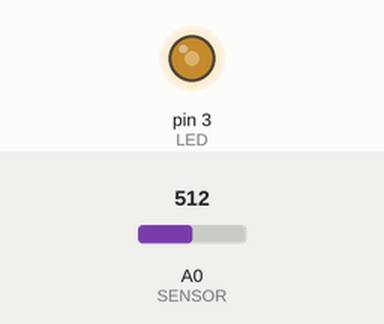
Simulated run of this sketch. Board: Arduino Uno, built with avr-gcc and run on an emulated ATmega328P. Parts: output pins drawn as LEDs (lit = HIGH). Inputs (shaded band) come from the test bench; at power-on: A0 (SENSOR) = 512.

Above: at 1.2 s.
1.3 s: A0 (SENSOR) set to 716
At 2.0 s:
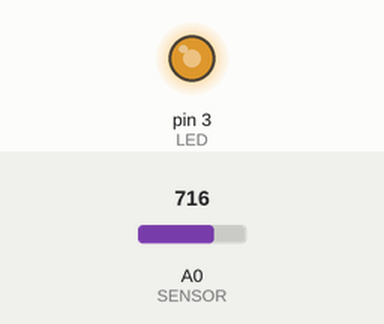
2.8 s: A0 (SENSOR) set to 900
At 3.2 s:
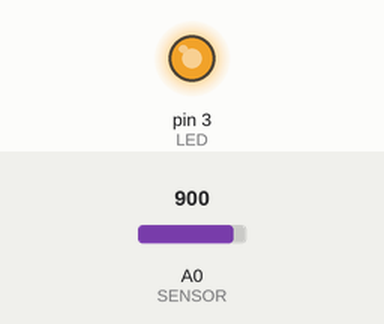
4.3 s: A0 (SENSOR) set to 122
At 5.5 s:
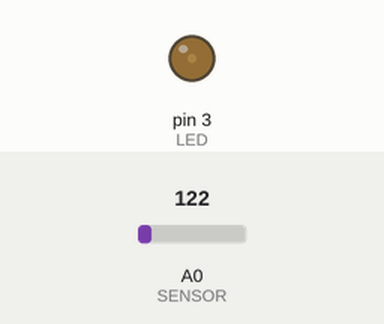
5.8 s: A0 (SENSOR) set to 0
At 6.7 s:
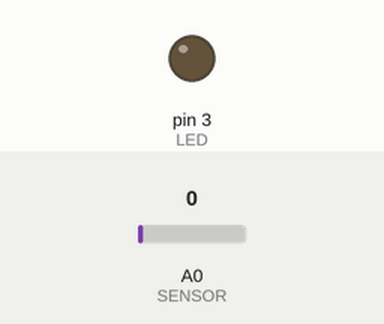
7.3 s: A0 (SENSOR) set to 511
At 7.8 s:
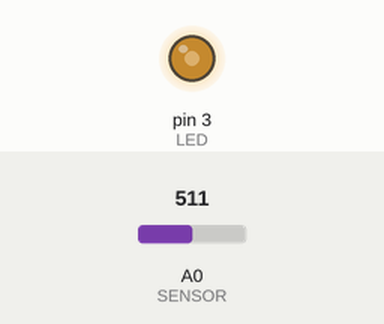
Timing chart, 0 to 9.8 s (numbered marks = the images above; inputs shaded):
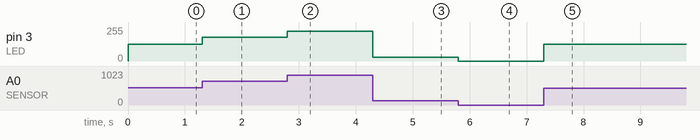

The sketch:

LDR.ino
```cpp
int SENSOR = 0;     // pin S de modulo a entrada analogica A0
int LED = 3;      // LED en pin 3
int VALOR;      // almacena valor leido de entrada A0
int PWM;

void setup(){
  pinMode(LED, OUTPUT);   // pin 3 como salida
  // entradas analogicas no requieren inicialización
}

void loop(){
  VALOR = analogRead(SENSOR);   // lee valor de entrada A0
  PWM = map(VALOR, 0, 1023, 0, 255);  // convierte valores de entrada 0-1023 a 255-0 para brillo
  analogWrite(LED, PWM);    // escribe valor al LED
}
```

Measured:
- after the input at 1.3 s, pin 3 (LED): 127/255 → 178/255 at once
- after the input at 2.8 s, pin 3 (LED): 178/255 → 224/255 at once
- after the input at 4.3 s, pin 3 (LED): 224/255 → 30/255 at once
- after the input at 5.8 s, pin 3 (LED): 30/255 → 0/255 at once
- after the input at 7.3 s, pin 3 (LED): 0/255 → 127/255 at once
